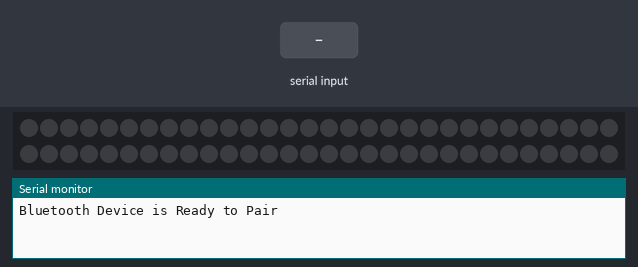
Bench run of a sketch on a simulated ESP32. Parts: 60 RGB LEDs in strip order, left to right, continuing on the next row, the last lines printed to the serial monitor. The test bench sets the inputs (shaded band). Nothing arrives over Bluetooth unless stated.

Above: at 1.2 s.
1.3 s: "1" received over the second serial link
At 1.7 s:
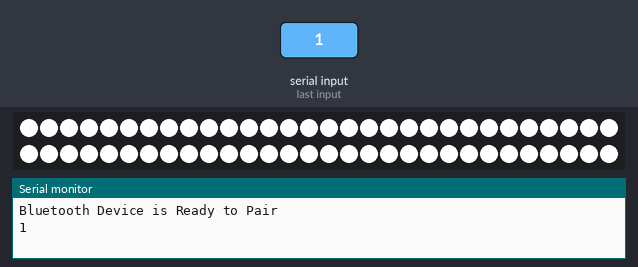
2.8 s: "y" received over the second serial link
At 4.0 s:
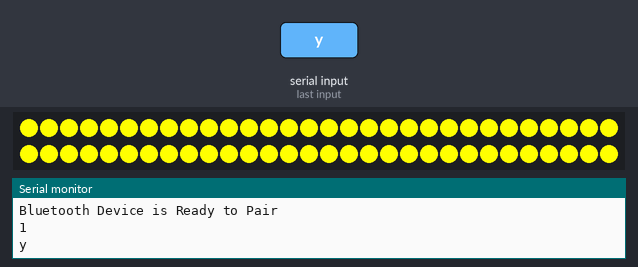
4.3 s: "o" received over the second serial link
At 5.2 s:
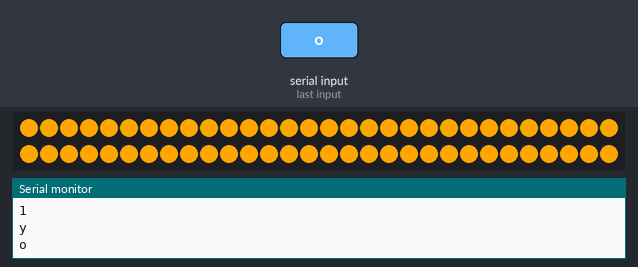
5.8 s: "b" received over the second serial link
At 6.3 s:
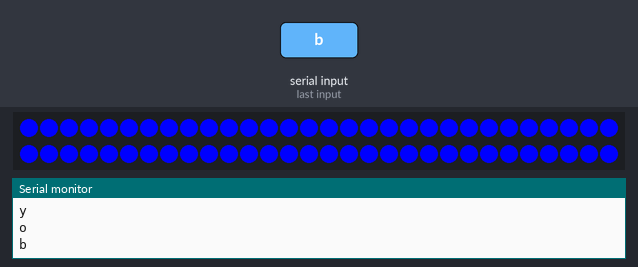
7.3 s: "c" received over the second serial link
At 8.5 s:
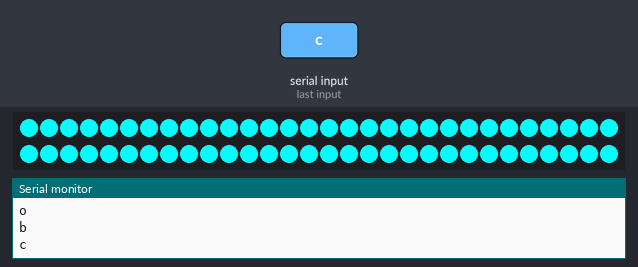
8.8 s: "g" received over the second serial link
At 9.8 s:
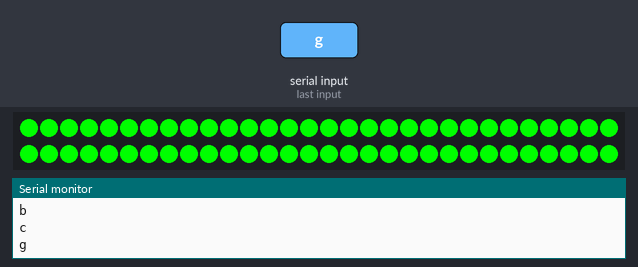
Timing chart, 0 to 11.3 s (numbered marks = the images above; inputs shaded):
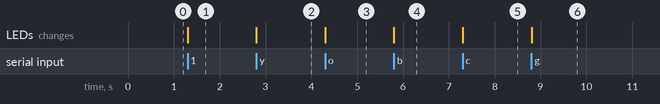

The sketch:

basicled.ino
```cpp
#include <Adafruit_NeoPixel.h>
#include "BluetoothSerial.h" // Include the Bluetooth Serial library for ESP32

#define PIN 18
#define NUMPIXELS 60 // Change this to the number of pixels in your strip

Adafruit_NeoPixel strip(NUMPIXELS, PIN, NEO_GRB + NEO_KHZ800);
BluetoothSerial SerialBT; // Create a Bluetooth Serial object

void setup() {
  Serial.begin(9600); // Opc:\Users\tolon\Documents\Arduino\schedulertional, for debugging over USB Serial
  SerialBT.begin("ESP32_SmartLamp"); // Set the Bluetooth name of the device
  strip.begin();
  strip.show(); // Initialize all pixels to 'off'
  Serial.println("Bluetooth Device is Ready to Pair");
}

void loop() {
  if (SerialBT.available()) {
    char command = SerialBT.read(); // Read the incoming command from Bluetooth
    Serial.println(command); // Print the command for debugging

    if (command == '1') {
      // Turn on the LEDs (white)
      for (int i = 0; i < NUMPIXELS; i++) {
        strip.setPixelColor(i, strip.Color(255, 255, 255));
      }
      SerialBT.println("on");
    } else if (command == '0') {
      // Turn off the LEDs
      for (int i = 0; i < NUMPIXELS; i++) {
        strip.setPixelColor(i, strip.Color(0, 0, 0));
      }
    } else if (command == 'y') {
      // Turn yellow
      for (int i = 0; i < NUMPIXELS; i++) {
        strip.setPixelColor(i, strip.Color(255, 255, 0));
      }
    } else if (command == 'o') {
      // Turn orange
      for (int i = 0; i < NUMPIXELS; i++) {
        strip.setPixelColor(i, strip.Color(255, 165, 0));
      }
    } else if (command == 'p') {
      // Turn pink
      for (int i = 0; i < NUMPIXELS; i++) {
        strip.setPixelColor(i, strip.Color(255, 192, 203));
      }
    } else if (command == 'b') {
      // Turn blue
      for (int i = 0; i < NUMPIXELS; i++) {
        strip.setPixelColor(i, strip.Color(0, 0, 255));
      }
    } else if (command == 'c') {
      // Turn cyan
      for (int i = 0; i < NUMPIXELS; i++) {
        strip.setPixelColor(i, strip.Color(0, 255, 255));
      }
    } else if (command == 'n') {
      // Turn navy blue
      for (int i = 0; i < NUMPIXELS; i++) {
        strip.setPixelColor(i, strip.Color(0, 0, 128));
      }
    } else if (command == 'g') {
      // Turn green
      for (int i = 0; i < NUMPIXELS; i++) {
        strip.setPixelColor(i, strip.Color(0, 255, 0));
      }
    } else if (command == 'v') {
      // Turn purple
      for (int i = 0; i < NUMPIXELS; i++) {
        strip.setPixelColor(i, strip.Color(128, 0, 128));
      }
    } else if (command == 's') {
      // Turn brown
      for (int i = 0; i < NUMPIXELS; i++) {
        strip.setPixelColor(i, strip.Color(139, 69, 19));
      }
    } else if (command == 'l') {
      // Turn light blue
      for (int i = 0; i < NUMPIXELS; i++) {
        strip.setPixelColor(i, strip.Color(173, 216, 230));
      }
    } else if (command == 'a') {
      // Turn lavender
      for (int i = 0; i < NUMPIXELS; i++) {
        strip.setPixelColor(i, strip.Color(230, 230, 250));
      }
    }

    strip.show(); // Update the strip to show changes
  }
}
```

Measured:
- after the input at 1.3 s, the LEDs: change at once (image 1)
- after the input at 2.8 s, the LEDs: change at once (image 2)
- after the input at 4.3 s, the LEDs: change at once (image 3)
- after the input at 5.8 s, the LEDs: change at once (image 4)
- after the input at 7.3 s, the LEDs: change at once (image 5)
- after the input at 8.8 s, the LEDs: change at once (image 6)
